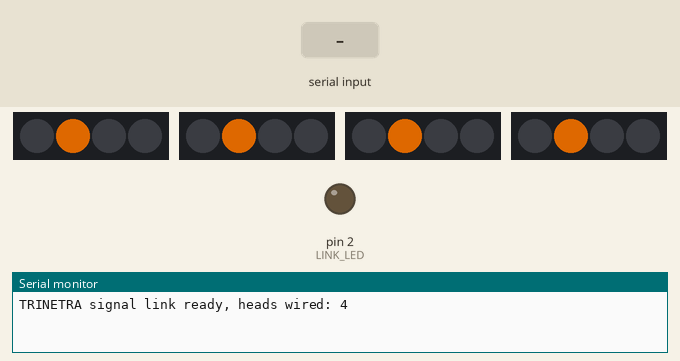
This sketch was run on a simulated Arduino Uno, built with avr-gcc and run on an emulated ATmega328P. Shown: 4 × 4 RGB LEDs in strip order, left to right, output pins drawn as LEDs (lit = HIGH), the last lines printed to the serial monitor. Inputs (shaded band) come from the test bench. Dim RGB values are drawn brighter than linear.

Above: at 4.5 s.
4.6 s: "I\n" received over Serial
At 5.4 s:
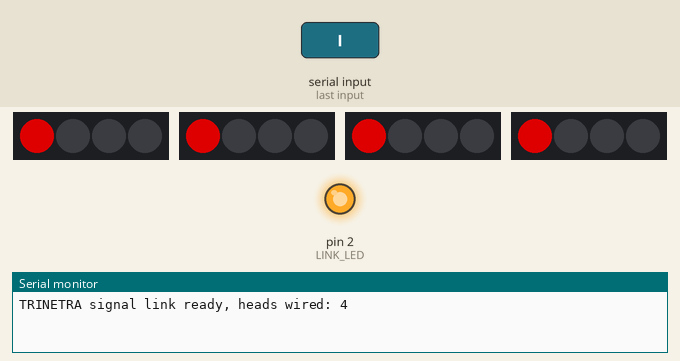
6.1 s: "?\n" received over Serial
At 8.8 s:
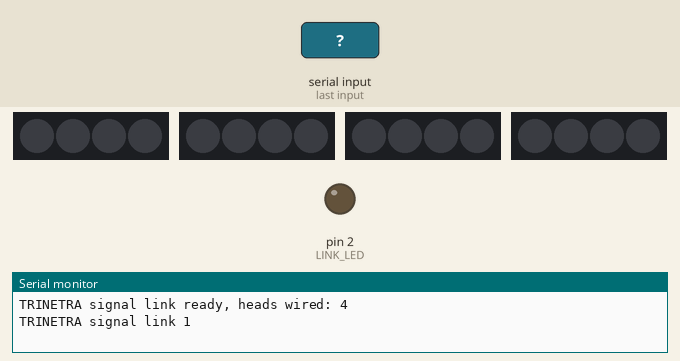
Timing chart, 0 to 15.1 s (numbered marks = the images above; inputs shaded):
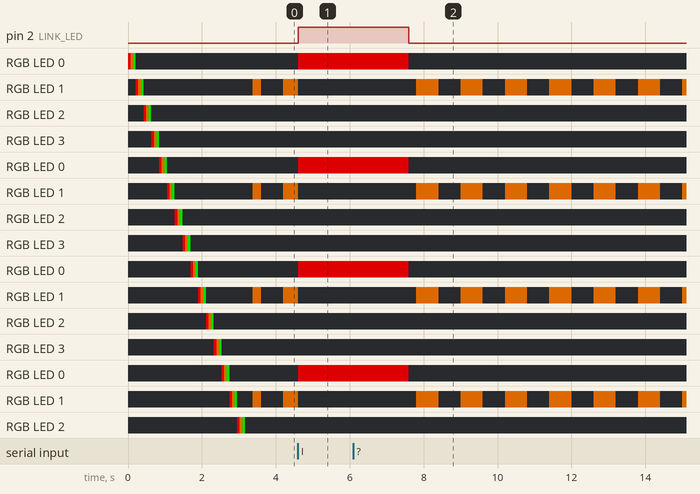

The sketch:

signal_link.ino
```cpp
// TRINETRA physical rig — live signal link (the production sketch).
//
// Lights the 4 signal heads exactly as the AI's simulation shows them, from
// lines the backend sends over USB serial (backend/hardware/serial_link.py,
// PROJECT_ARCHITECTURE_REPORT.md Section 43). Flash this AFTER every head
// has passed firmware/bench_test with the same wiring.
//
// Wiring (unchanged from the bench test / handoff doc):
//   4 heads, each its OWN 4-pixel chain on its OWN pin, via a 470 ohm resistor:
//     Head 1 = SOUTH  -> GPIO 13
//     Head 2 = EAST   -> GPIO 4
//     Head 3 = NORTH  -> GPIO 16
//     Head 4 = WEST   -> GPIO 17
//   Lenses per head, in chain order: [0] red circle, [1] amber circle,
//   [2] combined left+ahead arrow, [3] right arrow.
//   Pixel GND must be shared with the ESP32 GND.
//
// Protocol (115200 baud, one line each, '\n'-terminated):
//   L<16 chars>  all 16 lenses, 4 per head in the order above; each char is
//                R (red), A (amber), G (green) or 0 (off)
//   I            no simulation running: idle pattern (every head's red circle)
//   ?            the board answers "TRINETRA signal link 1"
// The backend repeats the current line every second as a heartbeat.
//
// What you will see:
//   power-on      a quick sweep of every lens (red, amber, green) — wiring check
//   waiting       all amber circles blink slowly — no backend talking yet
//   idle          all red circles steady — console up, no simulation running
//   live          the heads follow the simulation
//   link lost     amber circles blink again if no line arrives for 3 s
//                 (cable pulled, console closed) — the safe "signal fault" look
// The board's own blue LED (GPIO 2) flickers on every line received.

#include <Adafruit_NeoPixel.h>

// Colour order of the pixels. If the power-on sweep shows red and green
// swapped (red lens lights green), change NEO_GRB to NEO_RGB and re-upload.
#define PIXEL_ORDER NEO_GRB
// Most WS2811/WS2812 run at 800 kHz; if lights flicker or stay dark with
// good wiring, try NEO_KHZ400.
#define PIXEL_SPEED NEO_KHZ800

#define LENSES_PER_HEAD 4
#define NUM_HEADS 4
// Raise to 4 once all heads are wired (the same as the bench test).
#define HEADS_WIRED 4

const uint8_t HEAD_PIN[NUM_HEADS] = {13, 4, 16, 17};

Adafruit_NeoPixel heads[NUM_HEADS] = {
  Adafruit_NeoPixel(LENSES_PER_HEAD, HEAD_PIN[0], PIXEL_ORDER + PIXEL_SPEED),
  Adafruit_NeoPixel(LENSES_PER_HEAD, HEAD_PIN[1], PIXEL_ORDER + PIXEL_SPEED),
  Adafruit_NeoPixel(LENSES_PER_HEAD, HEAD_PIN[2], PIXEL_ORDER + PIXEL_SPEED),
  Adafruit_NeoPixel(LENSES_PER_HEAD, HEAD_PIN[3], PIXEL_ORDER + PIXEL_SPEED),
};

#define BRIGHTNESS 153              // 60%: the brownout cap from the handoff doc
#define LINK_LED 2
#define LINK_TIMEOUT_MS 3000
#define BLINK_MS 600

char line[32];
uint8_t len = 0;
unsigned long lastLineMs = 0;
bool linked = false;                // a valid line arrived within LINK_TIMEOUT_MS
int8_t blinkShown = -1;             // last blink phase drawn while waiting / lost

uint32_t colourOf(char c) {
  switch (c) {
    case 'R': return Adafruit_NeoPixel::Color(255, 0, 0);
    case 'A': return Adafruit_NeoPixel::Color(255, 120, 0);
    case 'G': return Adafruit_NeoPixel::Color(0, 255, 0);
    default:  return 0;
  }
}

bool validLens(char c) {
  return c == 'R' || c == 'A' || c == 'G' || c == '0';
}

void showAll() {
  for (int h = 0; h < HEADS_WIRED; h++) heads[h].show();
}

void clearAll() {
  for (int h = 0; h < HEADS_WIRED; h++) heads[h].clear();
}

// Every head shows the same thing on one lens (idle red, fault amber).
void oneLensEverywhere(uint8_t lens, uint32_t colour) {
  clearAll();
  for (int h = 0; h < HEADS_WIRED; h++) heads[h].setPixelColor(lens, colour);
  showAll();
}

void applyFrame(const char* f) {
  for (int h = 0; h < HEADS_WIRED; h++) {
    for (int i = 0; i < LENSES_PER_HEAD; i++) {
      heads[h].setPixelColor(i, colourOf(f[h * LENSES_PER_HEAD + i]));
    }
  }
  showAll();
}

void selfTest() {
  const uint32_t colours[3] = {colourOf('R'), colourOf('A'), colourOf('G')};
  for (int h = 0; h < HEADS_WIRED; h++) {
    for (int i = 0; i < LENSES_PER_HEAD; i++) {
      for (int c = 0; c < 3; c++) {
        heads[h].clear();
        heads[h].setPixelColor(i, colours[c]);
        heads[h].show();
        delay(70);
      }
    }
    heads[h].clear();
    heads[h].show();
  }
}

void handleLine() {
  line[len] = '\0';
  if (line[0] == 'L' && len == 1 + NUM_HEADS * LENSES_PER_HEAD) {
    for (int k = 1; k < len; k++) {
      if (!validLens(line[k])) return;  // a garbled line: ignore it entirely
    }
    applyFrame(line + 1);
  } else if (line[0] == 'I' && len == 1) {
    oneLensEverywhere(0, colourOf('R'));
  } else if (line[0] == '?') {
    Serial.println("TRINETRA signal link 1");
    return;
  } else {
    return;  // unknown: ignore
  }
  lastLineMs = millis();
  linked = true;
  blinkShown = -1;
  digitalWrite(LINK_LED, !digitalRead(LINK_LED));
}

void setup() {
  Serial.begin(115200);
  pinMode(LINK_LED, OUTPUT);
  for (int h = 0; h < HEADS_WIRED; h++) {
    heads[h].begin();
    heads[h].setBrightness(BRIGHTNESS);
  }
  clearAll();
  showAll();
  selfTest();
  Serial.print("TRINETRA signal link ready, heads wired: ");
  Serial.println(HEADS_WIRED);
}

void loop() {
  while (Serial.available() > 0) {
    char c = (char)Serial.read();
    if (c == '\n' || c == '\r') {
      if (len > 0) handleLine();
      len = 0;
    } else if (len < sizeof(line) - 1) {
      line[len++] = c;
    } else {
      len = 0;  // overlong line: drop it
    }
  }

  // No line for a while (or none yet): blink the amber circles — a real
  // signal's fault mode, so a dead link never shows a stale green.
  if (linked && millis() - lastLineMs > LINK_TIMEOUT_MS) {
    linked = false;
    digitalWrite(LINK_LED, LOW);
  }
  if (!linked) {
    int8_t phase = (millis() / BLINK_MS) % 2;
    if (phase != blinkShown) {
      blinkShown = phase;
      oneLensEverywhere(1, phase ? colourOf('A') : 0);
    }
  }
}
```

Measured:
- after the input at 4.6 s, pin 2 (LINK_LED): LOW → HIGH at once
